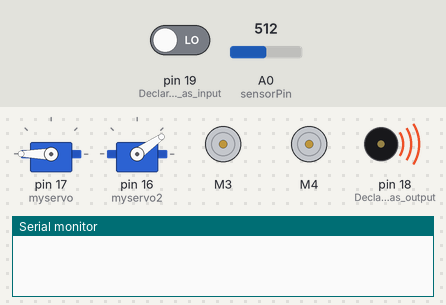
This sketch was run on a simulated Arduino Uno, built with avr-gcc and run on an emulated ATmega328P. On the bench: 2 × servo, 2 × DC motor (green arrow = forward, orange = backward, longer = faster), buzzer (waves = sounding), the last lines printed to the serial monitor. The inputs (shaded band) are chosen by the test bench; at power-on: pin 19 (Declare_pin_19_as_input) LOW, A0 (sensorPin) = 512. The modem accepts every AT command (registered, SIM ready, sends succeed) and sends nothing else.

Above: at 5.7 s.
5.8 s: pin 19 (Declare_pin_19_as_input) driven LOW
At 7.4 s:
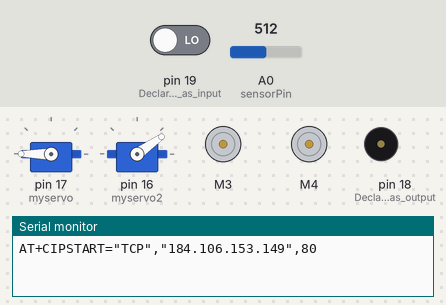
At 10.4 s:
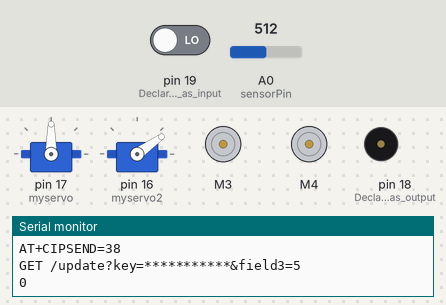
Timing chart, 0 to 14.5 s (numbered marks = the images above; inputs shaded):
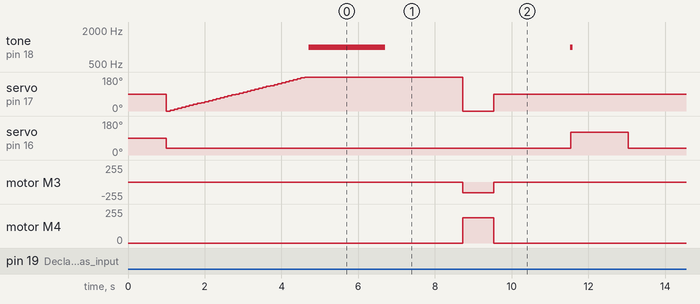

The sketch:

Arduino_code_fire_fighting_robot.ino
```cpp
/* This is the code for a Fire fighting Robot for smart home
 *  It can notify the tenant when it detects fire and put out the fire
*/
//importing libraires
#include<SoftwareSerial.h>
#include <AFMotor.h>
#include <Servo.h>

//Initialize esp8266 Wifi module
SoftwareSerial esp8266(9,10);

//Credentials for wifi connection
#define SSID "*********"     // "SSID-WiFiname"
#define PASS "*********"       // "password"
#define IP "184.106.153.149"// thingspeak.com ip
String msg = "GET /update?key=***********"; //change it with your api key like "GET /update?key=Your Api Key"

//Initialize Servo Motor
Servo myservo;  // create servo object to control a servo
Servo myservo2;

//Initialize DC motor
AF_DCMotor motor3(3, MOTOR12_1KHZ);
AF_DCMotor motor4(4, MOTOR12_1KHZ);

//Intialize global variables
int sensorPin = A0; // select the input pin for the LDR
int sensorValue = 1024;
int minimum;
int angle = 0;
int flag = 0;
int pos = 0;    // variable to store the servo position
int pos1 = 0;
int error;

void setup() {
  Serial.begin(115200); //baudrate for Serial communication
  esp8266.begin(115200); //baudrate for Esp8266 Wifi communication
  myservo.attach(17);  // attaches the servo on pin 17 to the servo object
  myservo2.attach(16); // attaches the servo on pin 16 to the servo object
  motor3.setSpeed(158); // set left DC motor speed
  motor4.setSpeed(190); // set right DC motor speed
  pinMode(19,INPUT); // Declare pin 19 as input
  pinMode(18,OUTPUT); // Declare pin 18 as output
  //Chech wifi connection
  if(esp8266.find("OK")){
    connectWiFi();
  }

}

void forward() {                     // This function moves all the wheels forward
  motor3.run(FORWARD);
  motor4.run(FORWARD);
}

void backward()                    // This function moves all the wheels backwards
{
motor3.run(BACKWARD);
motor4.run(BACKWARD);
}

void haltMotors()                   // This function stops all the motors (It is better to stop the motors before changing direction)
{
motor3.run(RELEASE);
motor4.run(RELEASE);
}

void turnLeft()                    // This function turns the robot left
{
motor3.run(FORWARD);
motor4.run(BACKWARD);
}

void turnRight()                    // This function turns the robot right
{
motor3.run(BACKWARD);
motor4.run(FORWARD);
}

// Function for fire detection
void fire_detection() {
      haltMotors();
      for (pos = 0; pos <= 180; pos += 5) { // goes from 0 degrees to 180 degrees to detect the fire in steps of 5 degree
      myservo.write(pos);              // tell servo to go to position in variable 'pos'
      delay(100);                       // waits 100ms for the servo to reach the position
      minimum = analogRead(sensorPin);  // Read the flame sensor value
      //Saving the minimum value and position of servo motor where it gets minimum value
      if (minimum < sensorValue) {
        sensorValue = minimum;
        angle = pos;
      }
    }
    // Fire Detection
    if (sensorValue < 800) {
        tone(18,1000,2000); // as fire is detected turn on the buzzer
        // Uploading 5 value to thinkspeak to notify that there is a fire
        start: //label
        error=0;
        delay(1000);
        updatebeat(5);
        if (error==1){
          goto start; //go to label "start"
        }
        myservo.write(angle); // set the servo to the angle for minimum value
        Serial.println(angle);
        flag = 1;
        // Moving the robot towards fire
          if (angle>90) {
            turnLeft();
            delay(7*(angle-90));
            haltMotors();
          }
          if (angle<90) {
            turnRight();
            delay(9*(90-angle));
            haltMotors();
          }
          // Moving the flame sensor towards fire
          myservo.write(90);
      }
}

// function for update data in think speak
void updatebeat(int x) {
  error=0;
  String cmd = "AT+CIPSTART=\"TCP\",\"";
  cmd += IP;
  cmd += "\",80";
  Serial.println(cmd);
  esp8266.println(cmd);
  delay(2000);
  if(esp8266.find("Error")){
    return;
  }
  cmd = msg ;
  cmd += "&field3=";
  cmd += x;
  cmd += "\r\n";
  Serial.print("AT+CIPSEND=");
  esp8266.print("AT+CIPSEND=");
  Serial.println(cmd.length());
  esp8266.println(cmd.length());
  if(esp8266.find(">")){
    Serial.print(cmd);
    esp8266.print(cmd);
  }
  else{
   Serial.println("AT+CIPCLOSE");
   esp8266.println("AT+CIPCLOSE");
    //Resend...
    error=1;
  }
}

// function for wifi connection check
boolean connectWiFi(){
  Serial.println("AT+CWMODE=1");
  esp8266.println("AT+CWMODE=1");
  delay(2000);
  String cmd="AT+CWJAP=\"";
  cmd+=SSID;
  cmd+="\",\"";
  cmd+=PASS;
  cmd+="\"";
  Serial.println(cmd);
  esp8266.println(cmd);
  delay(5000);
  if(esp8266.find("OK")){
    Serial.println("OK");
    return true;
  }else{
    return false;
  }
}

void loop() {
  // Set the intial position for servo holding the water container
  myservo2.write(35);
  // Check if there is any fire
  if (flag == 0) {
    fire_detection();
  }
  delay(1000);
  // After detecting the fire move the robottowards the fire and check again
  // If robot detects the fire in certain distance it will pour out water
  if (flag == 1) {
    if (digitalRead(19) == 1) {
      forward();
      delay(2000);
      haltMotors();
      delay(900);
      fire_detection();
      tone(18,1000,50); // make the buzzer sound
    }
    else {
      haltMotors();
      delay(1000);
        for (pos1 = 35; pos1 <= 120; pos1 += 1) { // goes from 35 degrees to 120 degrees
    myservo2.write(pos1);              // tell servo to go to position in variable 'pos'
    tone(18,1000,50);                     // make the buzzer sound
  }
  delay(1500);
  for (pos1 = 120; pos1 >=35; pos1 -= 1) { // goes from 120 degrees to 35 degrees
    myservo2.write(pos1);              // tell servo to go to position in variable 'pos1'

  }
  delay(1500);
      flag = 2;
      // After put out the fire update value in thingspeak
        zeros: //label
        error=0;
        delay(6000);
        updatebeat(0);
        if (error==1){
          goto zeros; //go to label "zeros"
        }
    }
  }
  delay(1000);
}
```
